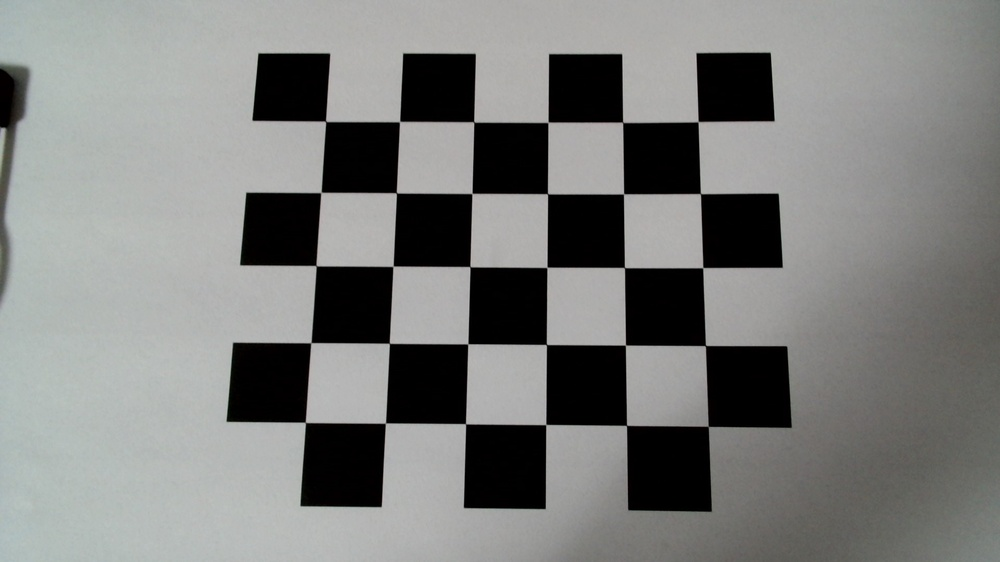
#> input picture aruco/image_back/WIN_20250513_20_06_06_Pro.jpg, 1000 x 562 px, shrunk from 1920 x 1080 before the run; its folder holds only this picture in this run
$ python aruco_1-2.py
#> lines starting #> are read from the running program, lines starting #| are printed output that depends on the picture; after the words box and inside, x2 and y2 are one past the last pixel; in counts of white or black regions, pixels touching at a corner belong together; long printed decimals are rounded
# 해당 카메라로 실제 찍은 체커보드 이미지를 활용한 보정
import cv2
import numpy as np
import os
import glob

# 체스보드 패턴의 내부 코너 수를 설정합니다.
CHECKERBOARD = (6, 5)
criteria = (cv2.TERM_CRITERIA_EPS + cv2.TERM_CRITERIA_MAX_ITER, 30, 0.001)

# 3D 점과 2D 점을 저장할 배열을 초기화합니다.
objpoints = []  # 3D 점 (체스보드의 실제 크기 좌표)
imgpoints = []  # 2D 점 (이미지 내의 좌표)

# 체스보드의 3D 점들을 초기화합니다.
objp = np.zeros((CHECKERBOARD[0] * CHECKERBOARD[1], 3), np.float32)
objp[:, :2] = np.mgrid[0 : CHECKERBOARD[0], 0 : CHECKERBOARD[1]].T.reshape(-1, 2)
# objp *= 15  # 각 체스보드 셀의 크기가 15mm
objp *= 15  # 각 체스보드 셀의 크기가 15mm

# 체스보드 이미지들을 읽어옵니다.
image_paths = glob.glob(r"aruco/image_back/*.jpg")  # 이미지 파일 경로를 설정합니다.

print(f"Found {len(image_paths)} images")

for fname in image_paths:
    img = cv2.imread(fname)
#> img is the input picture: shape (562, 1000, 3); mean B, G, R 123.7, 125.5, 124.5
    if img is None:
        print(f"Failed to load image {fname}")
        continue

    gray = cv2.cvtColor(img, cv2.COLOR_BGR2GRAY)

    # 이미지 대비 조정
    gray = cv2.equalizeHist(gray)
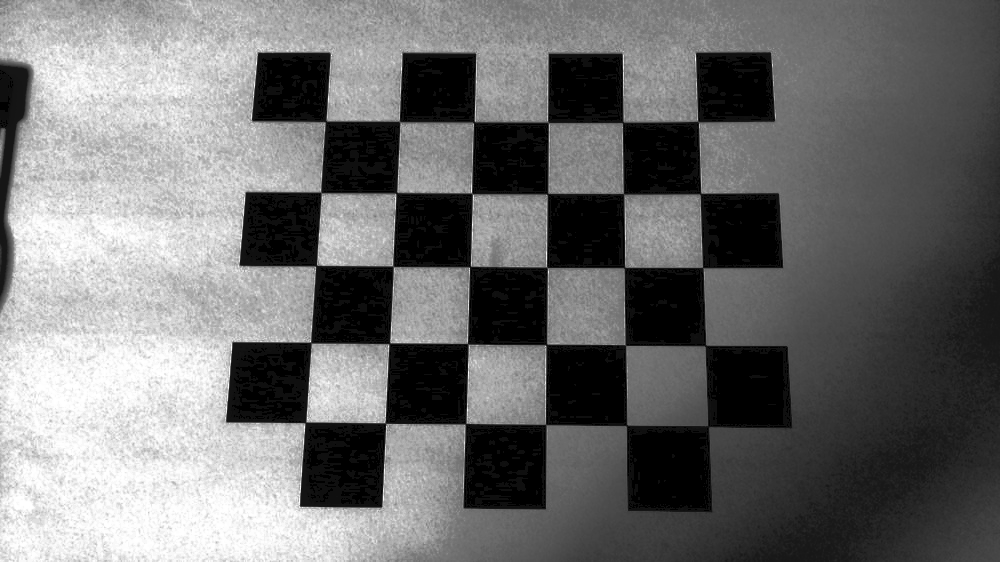
#> gray: shape (562, 1000); min 0, max 255, mean 111.4

    # 체스보드 코너 찾기
    ret, corners = cv2.findChessboardCorners(gray, CHECKERBOARD, None)
#> ret = True; corners = 30 rows, first 8: [325.8, 121.3], [399.4, 121.4], [473.8, 122.1], [548.1, 122.5], [622.7, 122.3], [698, 121.5], [320.9, 192.3], [396.4, 192.8]

    if ret:
        objpoints.append(objp)
        corners2 = cv2.cornerSubPix(gray, corners, (11, 11), (-1, -1), criteria)
#> corners2 = 30 rows, first 8: [325.6, 121.3], [399.6, 121.5], [473.8, 121.9], [547.8, 122.3], [622.7, 122.3], [697.9, 121.6], [321, 192.4], [396.3, 193]
        imgpoints.append(corners2)

        img = cv2.drawChessboardCorners(img, CHECKERBOARD, corners2, ret)
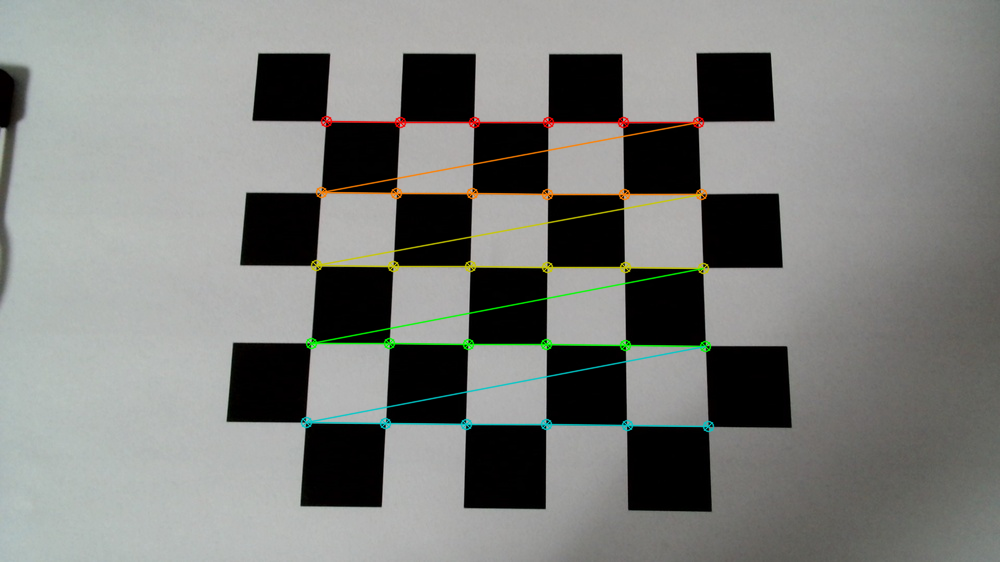
#> img: shape (562, 1000, 3); 2.3% of pixels changed, all inside (x1, y1, x2, y2) = (300, 115, 715, 433)
        cv2.imshow("img", img)
        cv2.waitKey(0)  # 사용자가 키를 누를 때까지 기다립니다.
    else:
        print(f"Chessboard corners not found in image {fname}")

cv2.destroyAllWindows()

if len(objpoints) == 0 or len(imgpoints) == 0:
    print("No chessboard corners were found in any image. Exiting.")
    exit()

# 카메라 보정을 수행합니다.
ret, camera_matrix, dist_coeffs, rvecs, tvecs = cv2.calibrateCamera(
    objpoints, imgpoints, gray.shape[::-1], None, None
)
#> ret = 0.249; camera_matrix = [[1272.4, 0, 504], [0, 1320.3, 273.1], [0, 0, 1]]; dist_coeffs = [[-0.068, 14.5, -0.00472, -0.000346, -262.6]]; rvecs = ([-0.342, 0.0365, 0.0119],); tvecs = ([-36.11, -29.58, 259],)

# 결과를 출력합니다.
print("Camera matrix : \n", camera_matrix)
#| Camera matrix :
#|  [[1.27236428e+03 0.00000000e+00 5.04040413e+02]
#|  [0.00000000e+00 1.32025906e+03 2.73083676e+02]
#|  [0.00000000e+00 0.00000000e+00 1.00000000e+00]]
print("Distortion coefficients : \n", dist_coeffs)
#| Distortion coefficients :
#|  [[-6.80318005e-02  1.45040099e+01 -4.71996717e-03 -3.46249741e-04
#|   -2.62628429e+02]]

# 보정된 행렬과 왜곡 계수를 저장합니다.
np.save(r"aruco/image_back/camera_back_matrix.npy", camera_matrix)
np.save(r"aruco/image_back/dist_back_coeffs.npy", dist_coeffs)

$ run again, on aruco/image_back/WIN_20250513_20_06_13_Pro.jpg
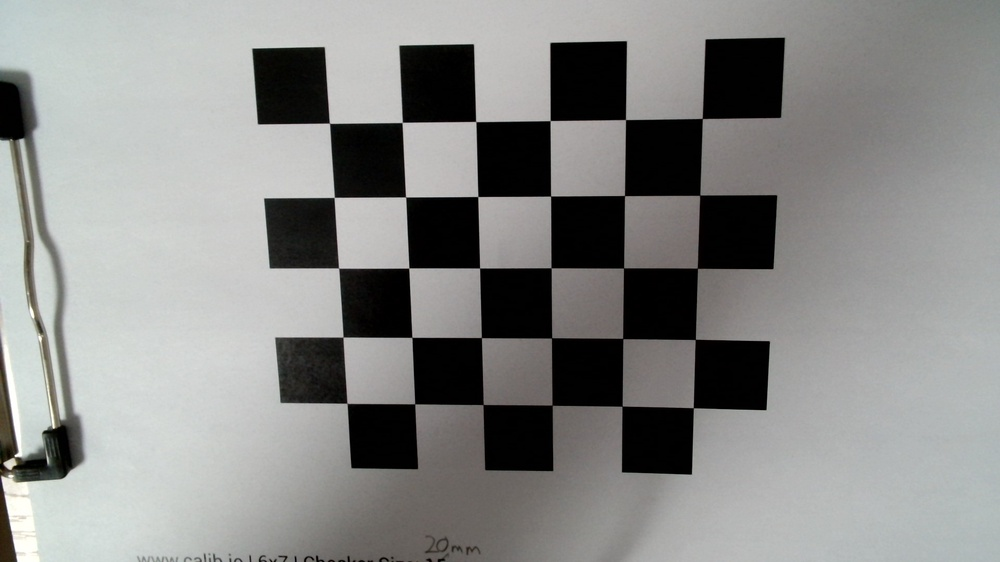
#> input picture aruco/image_back/WIN_20250513_20_06_13_Pro.jpg, 1000 x 562 px, shrunk from 1920 x 1080 before the run
#> img is the input picture: shape (562, 1000, 3); mean B, G, R 135.4, 137.1, 136.6
#> `gray = cv2.equalizeHist(gray)`:
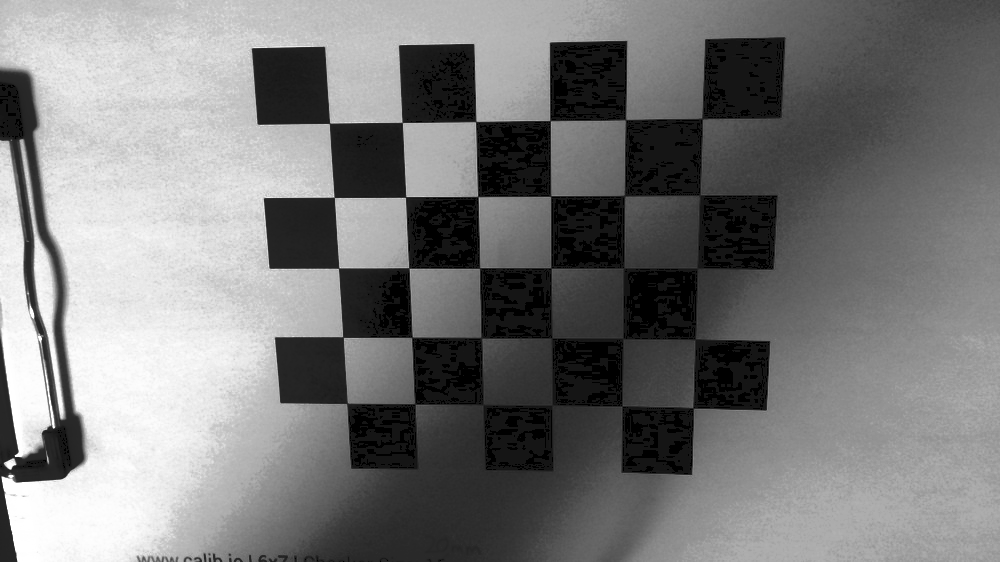
#> gray: shape (562, 1000); min 0, max 255, mean 121.8
#> `ret, corners = cv2.findChessboardCorners(gray, CHECKERBOARD, None)`: ret = True; corners = 30 rows, first 8: [329.5, 123.3], [402.3, 122.5], [475.7, 121.6], [550.2, 120.6], [625.6, 119.6], [702.1, 118.7], [334.3, 197.4], [405.6, 197]
#> corners2 = 30 rows, first 8: [329.5, 123.3], [402.2, 122.4], [475.7, 121.5], [550.1, 120.6], [625.5, 119.6], [702, 118.6], [334.2, 197.4], [405.5, 196.9]
#> `img = cv2.drawChessboardCorners(img, CHECKERBOARD, corners2, ret)`:
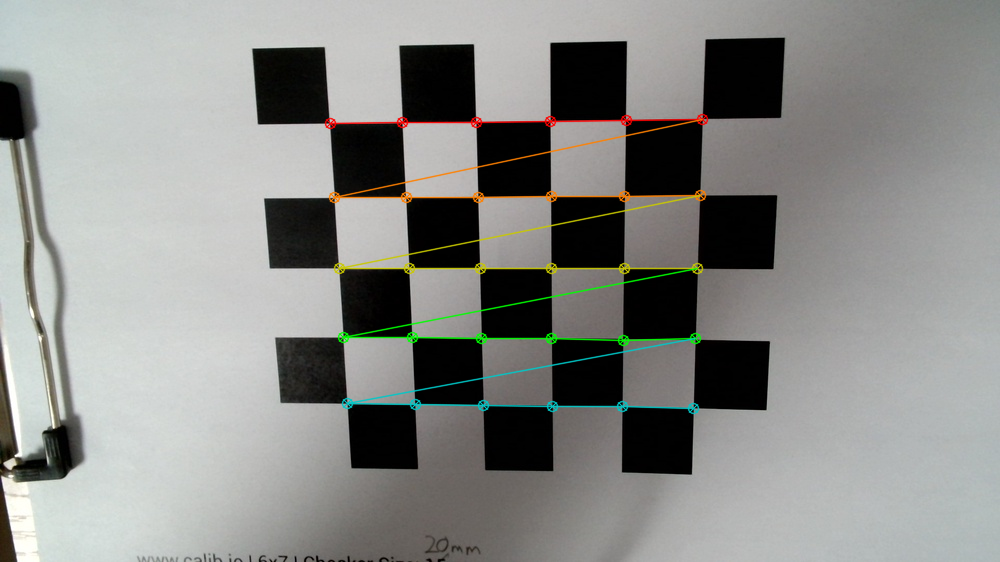
#> img: shape (562, 1000, 3); 2.16% of pixels changed, all inside (x1, y1, x2, y2) = (324, 113, 709, 415)
#> `ret, camera_matrix, dist_coeffs, rvecs, tvecs = cv2.calibrateCamera( o..`: ret = 0.434; camera_matrix = [[907.1, 0, 518.2], [0, 915.2, 305.3], [0, 0, 1]]; dist_coeffs = [[-0.414, 10.95, 0.0071, 0.00159, -74.58]]; rvecs = ([0.249, 0.075, -0.00584],); tvecs = ([-38.49, -36.88, 184],)
#| Camera matrix :
#|  [[907.064   0.         518.224]
#|  [  0.         915.210 305.296]
#|  [  0.           0.           1.        ]]
#| Distortion coefficients :
#|  [[-4.13929078e-01  1.09497792e+01  7.09782723e-03  1.58939315e-03
#|   -7.45792292e+01]]

$ run again, on aruco/image_back/WIN_20250513_20_06_14_Pro.jpg
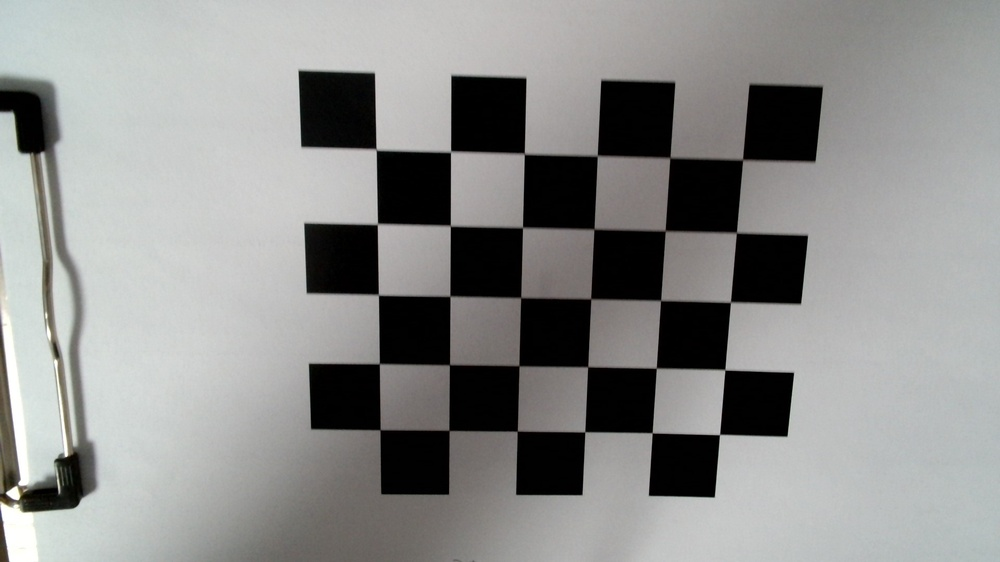
#> input picture aruco/image_back/WIN_20250513_20_06_14_Pro.jpg, 1000 x 562 px, shrunk from 1920 x 1080 before the run
#> img is the input picture: shape (562, 1000, 3); mean B, G, R 140.1, 141.6, 141
#> `gray = cv2.equalizeHist(gray)`:
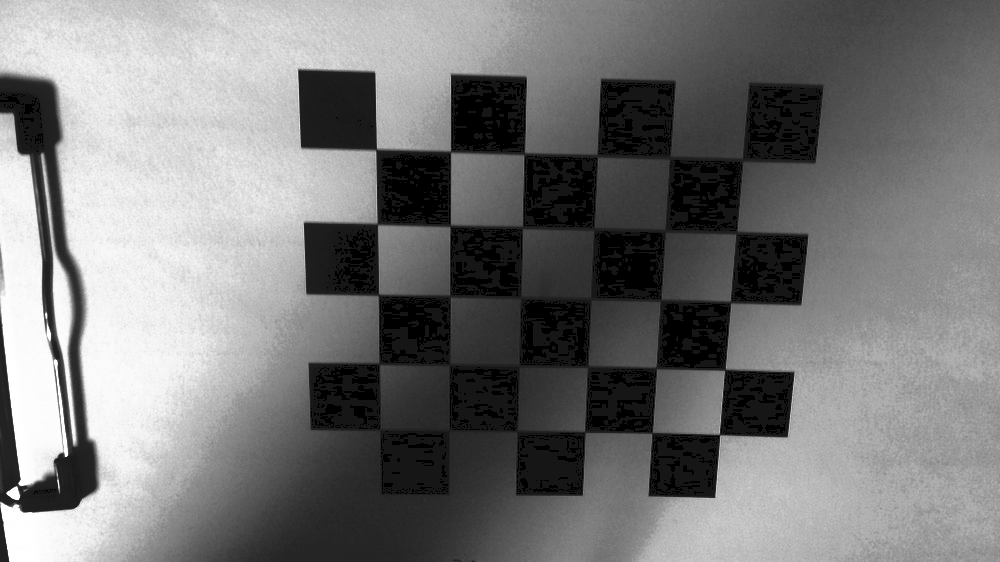
#> gray: shape (562, 1000); min 0, max 255, mean 120.1
#> `ret, corners = cv2.findChessboardCorners(gray, CHECKERBOARD, None)`: ret = True; corners = 30 rows, first 8: [376.1, 149.4], [450.5, 151.4], [524, 154.1], [597.5, 155.5], [670, 157.5], [742.5, 160], [377.5, 224.1], [450.2, 225.9]
#> corners2 = 30 rows, first 8: [376.3, 149.5], [450.5, 151.5], [524.3, 153.5], [597.2, 155.2], [670.5, 159.2], [741.9, 161.7], [377.4, 223.8], [450.3, 225.7]
#> `img = cv2.drawChessboardCorners(img, CHECKERBOARD, corners2, ret)`:
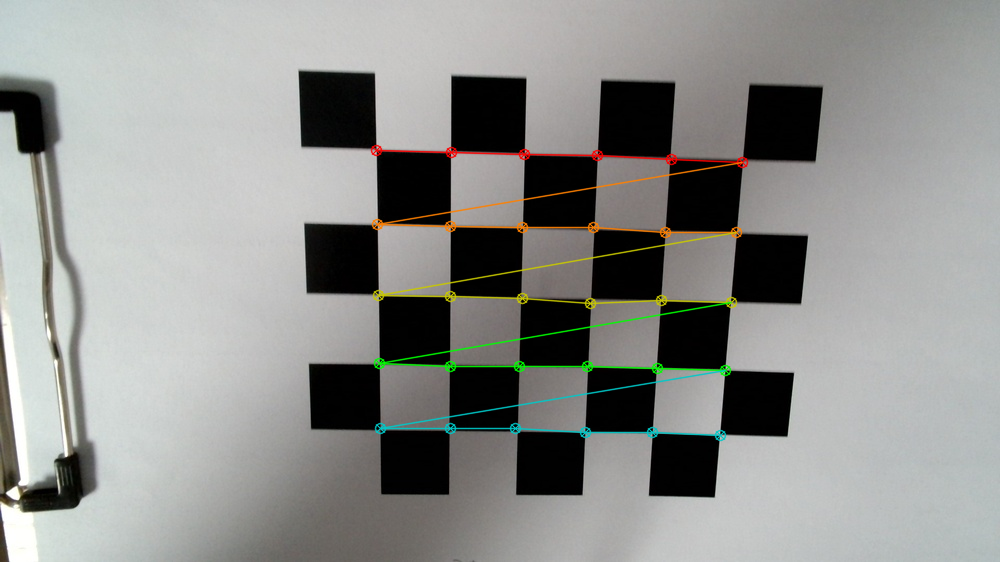
#> img: shape (562, 1000, 3); 2.13% of pixels changed, all inside (x1, y1, x2, y2) = (370, 144, 749, 442)
#> `ret, camera_matrix, dist_coeffs, rvecs, tvecs = cv2.calibrateCamera( o..`: ret = 1.23; camera_matrix = [[1231.2, 0, 513.4], [0, 1243.4, 389.7], [0, 0, 1]]; dist_coeffs = [[2.02, -47.64, 0.000453, -0.0133, 331.4]]; rvecs = ([0.344, -0.0218, 0.0231],); tvecs = ([-27.65, -48.14, 256.3],)
#| Camera matrix :
#|  [[1.23123622e+03 0.00000000e+00 5.13373316e+02]
#|  [0.00000000e+00 1.24343398e+03 3.89722603e+02]
#|  [0.00000000e+00 0.00000000e+00 1.00000000e+00]]
#| Distortion coefficients :
#|  [[ 2.01551566e+00 -4.76364161e+01  4.53300429e-04 -1.32920407e-02
#|    3.31434503e+02]]

$ run again, on aruco/image_back/WIN_20250513_20_06_15_Pro.jpg
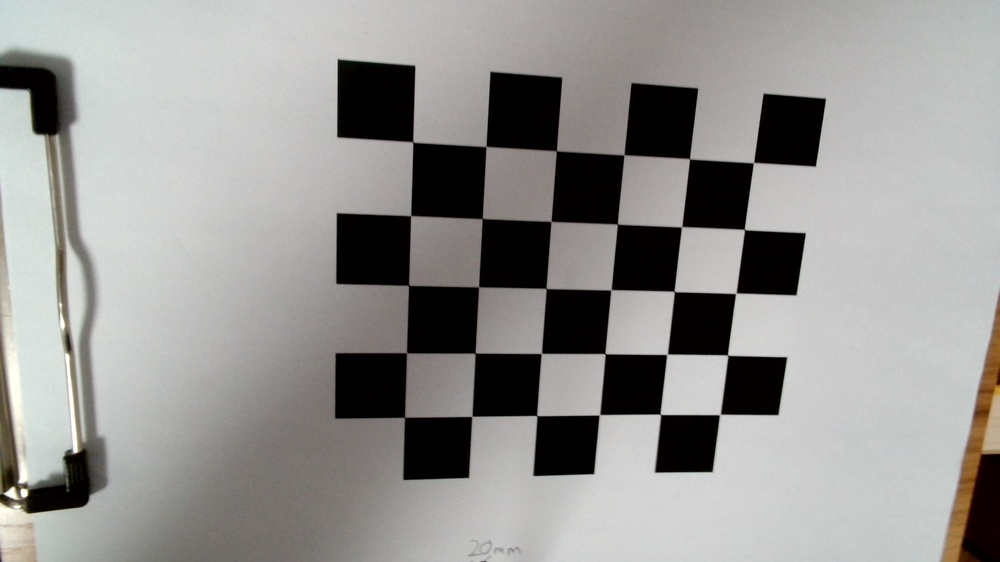
#> input picture aruco/image_back/WIN_20250513_20_06_15_Pro.jpg, 1000 x 562 px, shrunk from 1920 x 1080 before the run
#> img is the input picture: shape (562, 1000, 3); mean B, G, R 145.8, 148.1, 149.2
#> `gray = cv2.equalizeHist(gray)`:
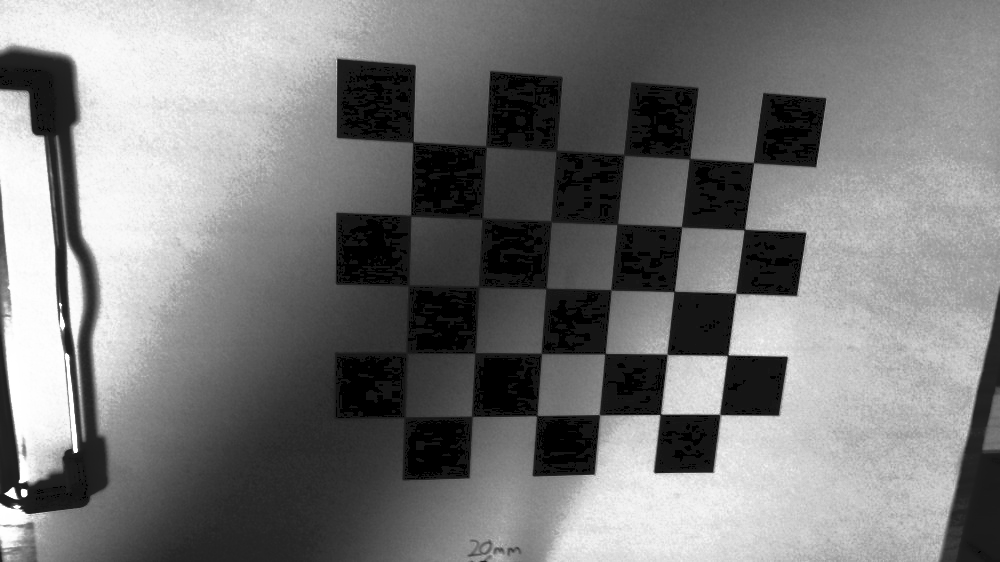
#> gray: shape (562, 1000); min 0, max 255, mean 121.4
#> `ret, corners = cv2.findChessboardCorners(gray, CHECKERBOARD, None)`: ret = True; corners = 30 rows, first 8: [413, 142], [485.6, 146.6], [556.2, 150.9], [624, 154.9], [689.7, 158.6], [753.4, 162.5], [410.7, 214.9], [481.8, 218.5]
#> corners2 = 30 rows, first 8: [413, 142.2], [485.8, 146.4], [556.3, 150.7], [623.5, 155.4], [689.4, 158.5], [753.5, 162.7], [410.9, 214.8], [483.4, 218.8]
#> `img = cv2.drawChessboardCorners(img, CHECKERBOARD, corners2, ret)`:
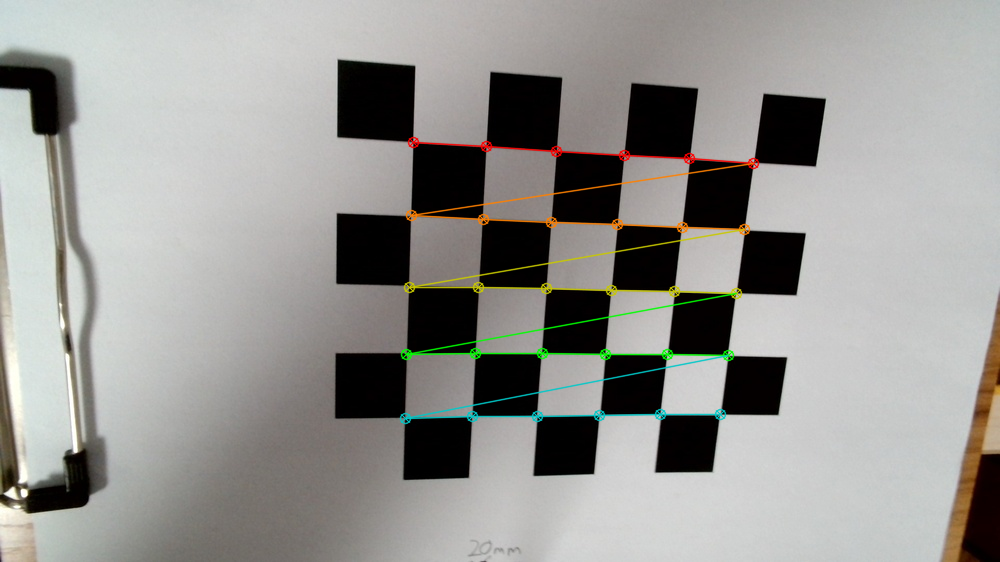
#> img: shape (562, 1000, 3); 2.02% of pixels changed, all inside (x1, y1, x2, y2) = (399, 136, 760, 425)
#> `ret, camera_matrix, dist_coeffs, rvecs, tvecs = cv2.calibrateCamera( o..`: ret = 0.565; camera_matrix = [[731.6, 0, 569.9], [0, 742.2, 283.7], [0, 0, 1]]; dist_coeffs = [[-0.393, 12.62, 0.0117, 0.015, -90.05]]; rvecs = ([0.258, -0.22, 0.0522],); tvecs = ([-32.21, -28.61, 148],)
#| Camera matrix :
#|  [[731.648   0.         569.868]
#|  [  0.         742.183 283.730]
#|  [  0.           0.           1.        ]]
#| Distortion coefficients :
#|  [[-3.93460075e-01  1.26151086e+01  1.16749267e-02  1.49591757e-02
#|   -9.00508585e+01]]
